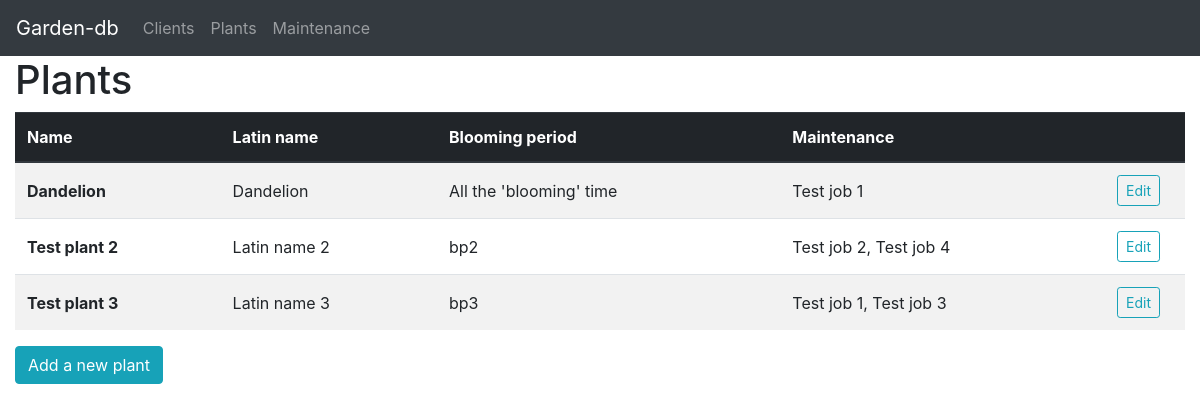
/plants, run on an earlier commit of the app's database.
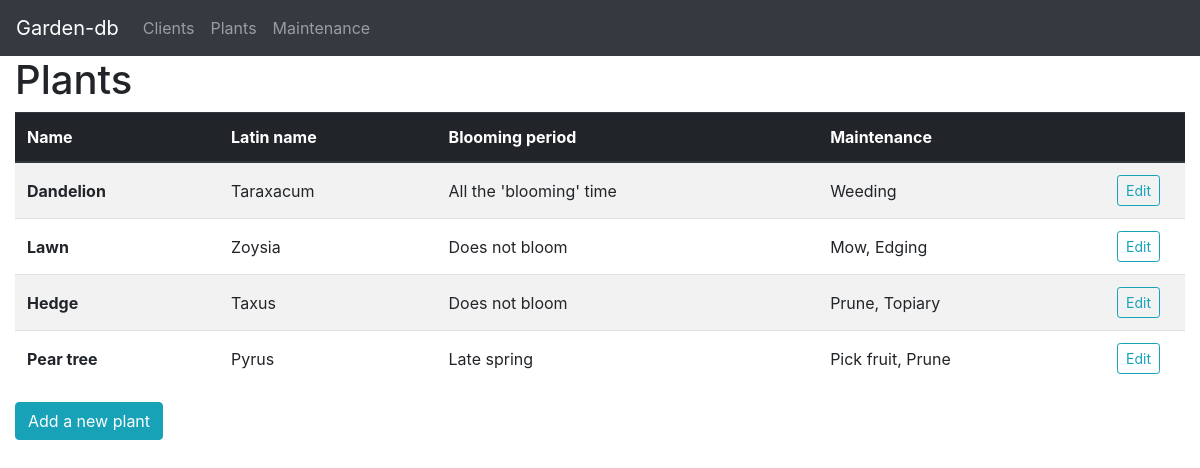
And on a later commit of the database.
### tables this page shows
CREATE TABLE plants (pid INTEGER PRIMARY KEY, name TEXT, latin_name TEXT UNIQUE, blooming_period TEXT);

### app.py (the view, shortened to what this page needs)
@app.route("/plants", methods=["GET", "POST"])
def plants():
    with dbc.DBConnection() as c:
        return render_template("plants.html", data=c.load_sql_plant_data(),
                               job_list=c.load_sql_job_data())

### dbc/__init__.py (called while the page is built)
    def __exit__(self, exc_type, exc_value, tb):
        if tb is None:
            self.con.commit()
            self.con.close()
            self.con = None
            self.cur = None
            return True
        else:
            self.con.rollback()
            self.con.close()
            self.con = None
            self.cur = None
            return False

    def execute(self, *args):
        self.cur.execute(*args)
        self.con.commit()

    def perform(self, *args):
        self.cur.execute(*args)

    def fetchall(self):
        return self.cur.fetchall()

    def select_plants(self, pid=None):
        if pid is not None:
            self.execute("SELECT * FROM plants WHERE pid=?", (pid,))
        else:
            self.execute("SELECT * FROM plants")
        return self.fetchall()

    def select_jobs(self, mid=None):
        if mid is not None:
            self.execute("SELECT * FROM jobs WHERE mid=?", (mid,))
        else:
            self.execute("SELECT * FROM jobs")
        return self.fetchall()

    def load_sql_plant_data(self, pid=None):
        return [Plant(row[1], row[2], row[3], pid=row[0],
                      jobs=self.select_jp_links(pid=row[0])) for row in self.select_plants(pid)]

    def load_sql_job_data(self, mid=None):
        return [Maintenance(row[1], row[2],
                            self.select_mj_links(row[0]), row[0]) for row in self.select_jobs(mid)]

    def select_jp_links(self, pid=None, mid=None):
        if pid is not None:
            self.execute("SELECT jobs.* FROM plant_job_junction "
                         "INNER JOIN jobs ON jobs.mid=plant_job_junction.mid "
                         "WHERE pid=?", (pid,))
            return [Maintenance(row[1], row[2], self.select_mj_links(row[0]), mid=row[0]) for row in self.fetchall()]
        elif mid is not None:
            self.execute("SELECT plants.* FROM plant_job_junction "
                         "INNER JOIN plants ON plants.pid=plant_job_juncion.mid "
                         "WHERE mid=?", (mid,))
            return [Plant(row[1], row[2], row[3], pid=row[0],
                          jobs=self.select_jp_links(pid=row[0])) for row in self.fetchall()]
        else:
            self.execute("SELECT * FROM plant_job_junction")
            return self.fetchall()

### sorting/__init__.py (called while the page is built)
def dt_from_month(month):
    try:
        return dt.strptime(month, '%B')
    except ValueError:
        raise BadRequest

### templates/plants.html (shortened to what this page needs)
{% extends "page.html" %}
{% set title = "Plants" %}
{% set pagetype = "plant" %}
{% block thead %}
<th scope="col">Name</th>
<th scope="col">Latin name</th>
<th scope="col">Blooming period</th>
<th scope="col">Maintenance</th>
<th scope="col" style="width: 80px"></th>
{% endblock %}
{% block tbody %}
{% for plant in data %}
<tr>
    <th scope="row">{{ plant.name }}</th>
    <td>{{ plant.latin_name }}</td>
    <td>{{ plant.blooming_period }}</td>
    <td>{{ plant.jobs|map(attribute='name')|join(', ') }}</td>
    <td><button type="button" class="btn btn-outline-info btn-sm" data-toggle="modal"
                id="edit-plant-{{ plant.id }}" data-target="#popup-div-edit-{{ plant.id }}">Edit</button></td>
</tr>
{% endfor %}
{% endblock %}

### templates/page.html (shortened to what this page needs)
{% extends "base.html" %}
{% if pagetype is not defined %}{% set pagetype = "(page type error)" %}{% endif %}
{% block body %}
<nav class="navbar navbar-expand-sm navbar-dark bg-dark">
    <span class="navbar-brand">Garden-db</span>
    <div class="collapse navbar-collapse" id="nav-content">
        <div class="navbar-nav">
            <a class="nav-item nav-link" href="{{ url_for('clients') }}">Clients</a>
            <a class="nav-item nav-link" href="{{ url_for('plants') }}">Plants</a>
            <a class="nav-item nav-link" href="{{ url_for('jobs') }}">Maintenance</a>
        </div>
    </div>
</nav>
<div class="container-fluid">
    <header class="row justify-content-start d-print-none">
        <div class="col col-4 col-sm-3">
            <h1>{{ title }}</h1>
        </div>
    </header>
    <div class="row{% if pagetype == 'client' %} d-print-none{% endif %}">
        <div class="col">
            <table class="table table-striped">
                <thead class="thead-dark">
                    {% block thead %}
                    {% endblock %}
                </thead>
                <tbody>
                    {% block tbody %}
                    {% endblock %}
                </tbody>
            </table>
        </div>
    </div>
    <button type="button" id="popup-btn" class="btn btn-info d-print-none" data-toggle="modal" data-target="#popup-div-add">
        Add a new {{ pagetype }}
    </button>
</div>
{% endblock %}

### templates/base.html (shortened to what this page needs)
<!doctype html>
<html lang="en">
<head>
    <link rel="stylesheet" href="https://use.fontawesome.com/releases/v5.5.0/css/all.css">
    <link rel="stylesheet" href="https://stackpath.bootstrapcdn.com/bootstrap/4.1.3/css/bootstrap.min.css">
</head>
<body>
    {% block body %}{% endblock %}
    <script src="https://stackpath.bootstrapcdn.com/bootstrap/4.1.3/js/bootstrap.min.js"></script></body>
</html>

### templates/base.html (style rules this page uses)
.table th, .table td { vertical-align: middle!important; }

What changed in the data, as far as the page shows it:
removed plants: name "Test plant 2", latin_name "Latin name 2", blooming_period "bp2", jobs|map "Test job 2, Test job 4"
removed plants: name "Test plant 3", latin_name "Latin name 3", blooming_period "bp3", jobs|map "Test job 1, Test job 3"
changed plants "Dandelion": latin_name "Dandelion" → "Taraxacum"; jobs|map "Test job 1" → "Weeding"
added plants: name "Lawn", latin_name "Zoysia", blooming_period "Does not bloom", jobs|map "Mow, Edging"
added plants: name "Hedge", latin_name "Taxus", blooming_period "Does not bloom", jobs|map "Prune, Topiary"
added plants: name "Pear tree", latin_name "Pyrus", blooming_period "Late spring", jobs|map "Pick fruit, Prune"
